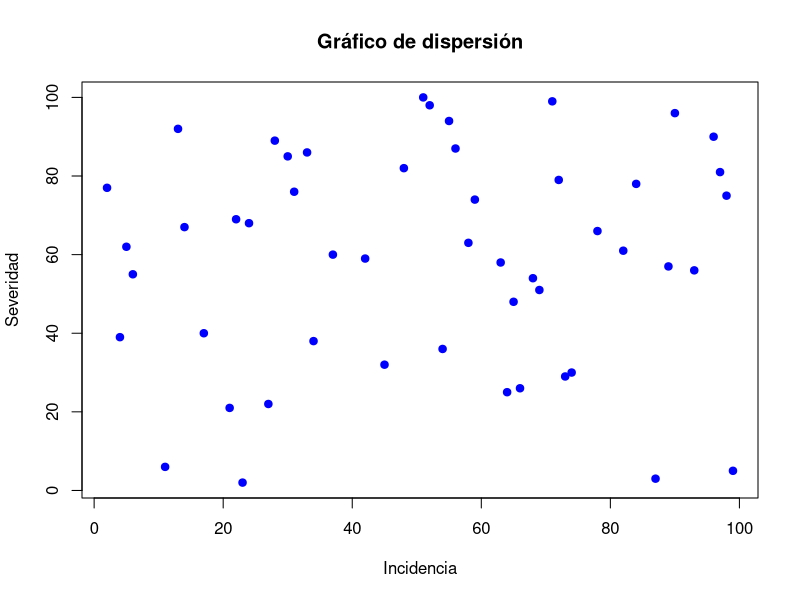
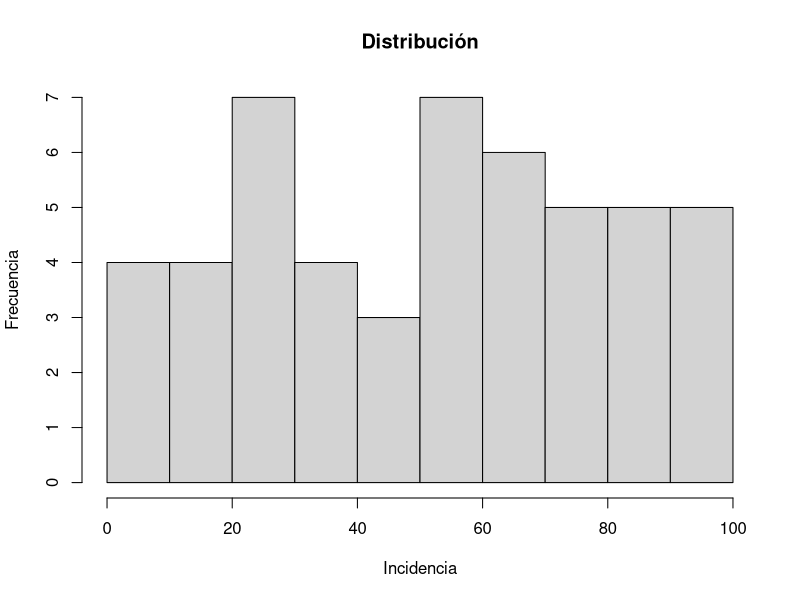
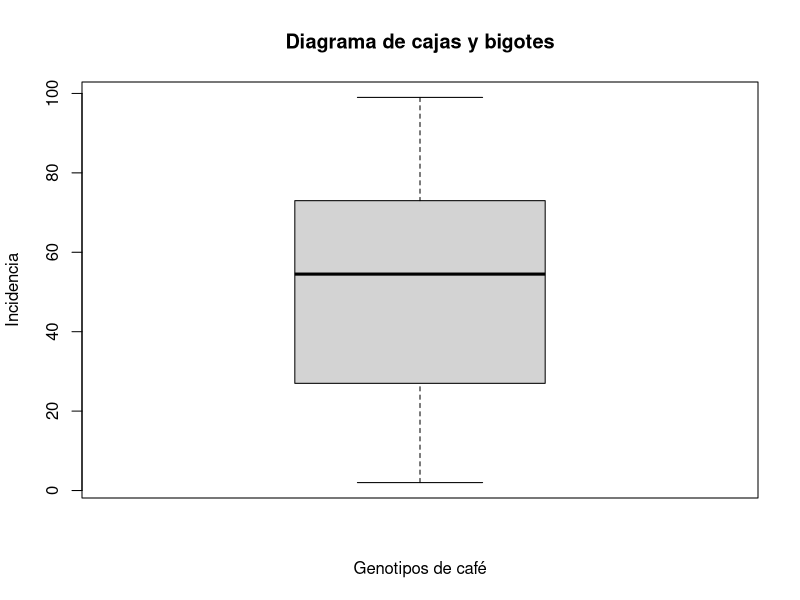
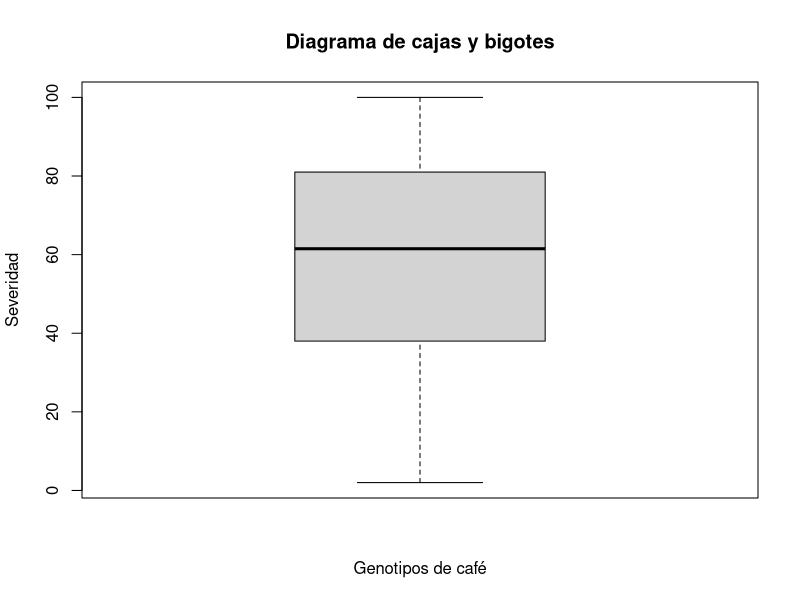

These charts were generated, in order, by the following R code:
## ---- chunk 1
# Media
mean(c(1, 2, 3, 4, 5))  

# Mediana
median(c(1, 2, 3, 4, 5))

# Desviación estándar 
sd(c(1, 2, 3, 4, 5))

# Suma 
sum(c(1, 2, 3, 4, 5))

# Elementos
length(c(1, 2, 3, 4, 5))
## ---- chunk 2
# Extrae subconjuntos 
df <- data.frame(parcelas = 1:5, 
                 ufc = c(23, 25, 30, 22, 29))
subset(df, 
       ufc > 25)  # Filtra filas donde edad > 25

# Ordena
order(c(3, 1, 4, 1, 5, 9))

# Combina data frames
df1 <- data.frame(parcelas = 1:10, 
                  incidencia = c("15", "12", "36", "53", "67", 
                                 "48", "15", "20", "2", "15"))
df2 <- data.frame(parcelas = 1:10, 
                  severidad = c("59", "64", "56", "30", "21", 
                             "55", "66", "24", "12", "28"))
df3 <- merge(df1,
             df2,
             by = "parcelas")
df3
## ---- chunk 3
# Gráfico de dispersión
x <- sample(1:100, 50)
y <- sample(1:100, 50)

# Crear el gráfico de dispersión
plot(x, 
     y, 
     main = "Gráfico de dispersión", 
     xlab = "Incidencia", 
     ylab = "Severidad", 
     pch = 19, 
     col = "blue")
## ---- chunk 4
# histograma 
hist(x, 
     main = "Distribución", 
     xlab = "Incidencia", 
     ylab = "Frecuencia",
     breaks = 10)
## ---- chunk 5
# Para la variable x
boxplot(x,
        main = "Diagrama de cajas y bigotes",
        xlab = "Genotipos de café",
        ylab = "Incidencia")

# Para la variable y
boxplot(y,
        main = "Diagrama de cajas y bigotes",
        xlab = "Genotipos de café",
        ylab = "Severidad")
